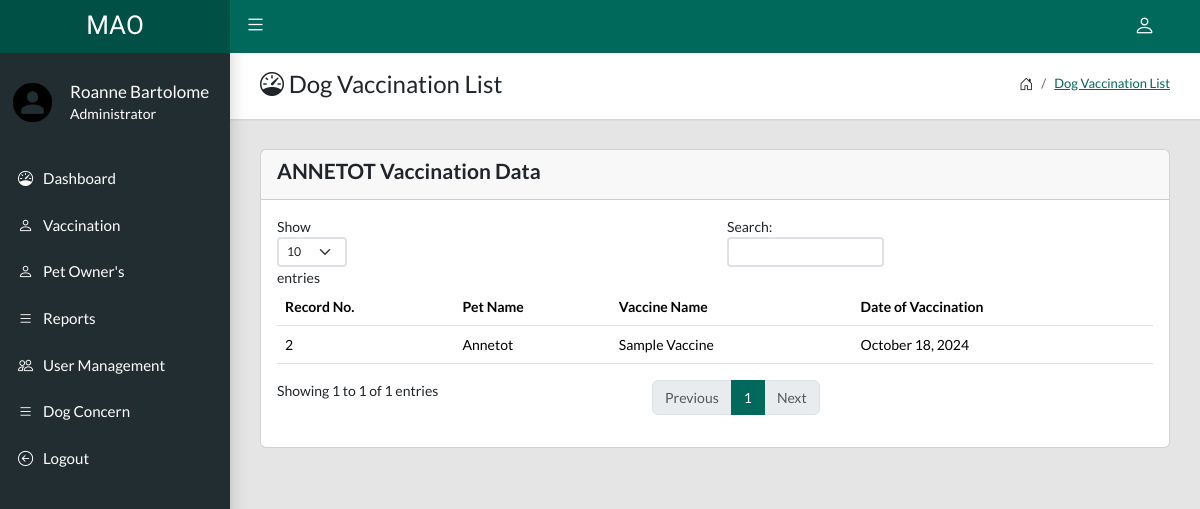
Page /vaccine-list.php?key=3&petname=Annetot (signed in) on the committed database.
### tables this page shows
CREATE TABLE `vaccine_records` (
  `record_id` int(11) UNSIGNED NOT NULL,
  `dog_id` int(11) UNSIGNED NOT NULL,
  `vaccine_id` int(11) UNSIGNED NOT NULL,
  `date_of_vaccination` date NOT NULL,
  `status` varchar(20) NOT NULL DEFAULT 'Vaccinated'
);

CREATE TABLE `pets` (
  `dog_id` int(11) UNSIGNED NOT NULL,
  `owner_id` int(11) UNSIGNED NOT NULL,
  `category_id` int(11) UNSIGNED NOT NULL,
  `dogtag` varchar(100) NOT NULL,
  `pet_name` varchar(100) NOT NULL,
  `pet_age` varchar(190) NOT NULL,
  `color` varchar(50) NOT NULL,
  `breed` varchar(50) NOT NULL,
  `image` varchar(255) NOT NULL,
  `pet_status` enum('Alive','Death','Missing','Archived') NOT NULL DEFAULT 'Alive',
  `is_archived` int(1) NOT NULL DEFAULT 0
);

CREATE TABLE `vaccines` (
  `id` int(11) UNSIGNED NOT NULL,
  `vaccine_name` varchar(100) NOT NULL
);

### vaccine-list.php (the view, shortened to what this page needs)
<?php
include('includes/header.php');
?>
<div class="app-title">
    <div>
        <h1><i class="bi bi-speedometer"></i> Dog Vaccination List</h1>
    </div>
    <ul class="app-breadcrumb breadcrumb">
        <li class="breadcrumb-item"><i class="bi bi-house-door fs-6"></i></li>
        <li class="breadcrumb-item"><a href="#">Dog Vaccination List</a></li>
    </ul>
</div>
<div class="card">
    <div class="card-header">
        <h4><?= strtoupper($_GET['petname']) ?> Vaccination Data</h4>
    </div>
    <div class="card-body">
        <div class="table-responsive">
            <table class="table table-hover" id="sampleTable">
                <thead>
                    <tr>
                        <th>Record No.</th>
                        <th>Pet Name</th>
                        <th>Vaccine Name</th>
                        <th>Date of Vaccination</th>
                    </tr>
                </thead>
                <tbody>
                    <?php
                    $dogId = $_GET['key'];
                    $stmt = $conn->prepare("SELECT v.*, d.dog_id, d.pet_name, vc.vaccine_name as vaccine_used
                    FROM vaccine_records v
                    INNER JOIN pets d ON d.dog_id = v.dog_id
                    INNER JOIN vaccines vc ON vc.id = v.vaccine_id
                    WHERE v.dog_id = :dogId ");
                    $stmt->bindParam(':dogId', $dogId);
                    $stmt->execute();
                    $records = $stmt->fetchAll(PDO::FETCH_ASSOC);
                    foreach ($records as $row) {
                    ?>
                        <tr>
                            <td><?= $row['record_id'] ?></td>
                            <td><?= $row['pet_name'] ?></td>
                            <td><?= $row['vaccine_used'] ?></td>
                            <td><?= date('F d, Y', strtotime($row['date_of_vaccination'])) ?></td>
                        </tr>
                    <?php
                    }
                    ?>
                </tbody>
            </table>
        </div>
    </div>
</div>
<?php include('includes/footer.php'); ?>

### rows in the picture
vaccine_records: record_id "2", dog.pet_name "Annetot", vaccine.vaccine_name "Sample Vaccine", date_of_vaccination "October 18, 2024"

### other values in the picture
$_SESSION['fullname'] "Roanne Bartolome"
$_SESSION['account_type'] "Administrator"
$_GET['petname'] "ANNETOT"
